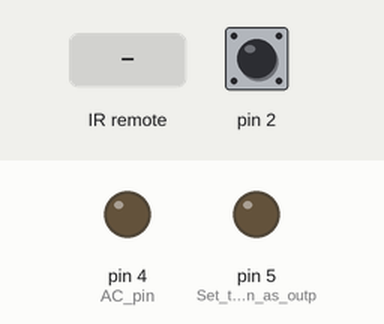
A sketch run on a simulated Arduino Uno, built with avr-gcc and run on an emulated ATmega328P. On the bench: output pins drawn as LEDs (lit = HIGH). Dashed ring = blinking. The test bench sets the inputs (shaded band); at power-on: pin 2 LOW.

Above: at 1.2 s.
1.3 s: pin 2 driven HIGH
At 1.7 s:
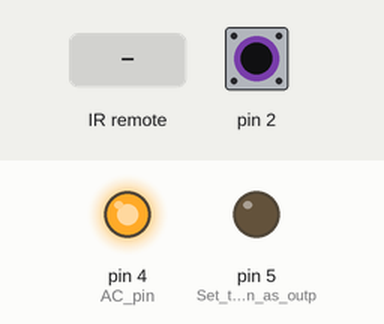
2.8 s: infrared code 0x1FE50AF received
At 3.7 s:
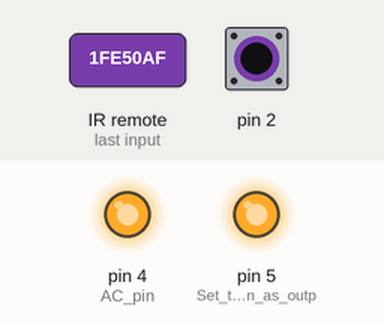
5.8 s: pin 2 pulsed LOW 5 times (0.12 s each, 0.3 s apart)
At 6.4 s:
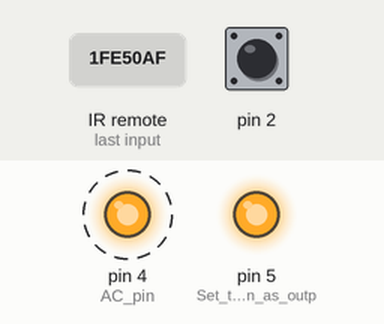
Timing chart, 0 to 8.8 s (numbered marks = the images above; inputs shaded):
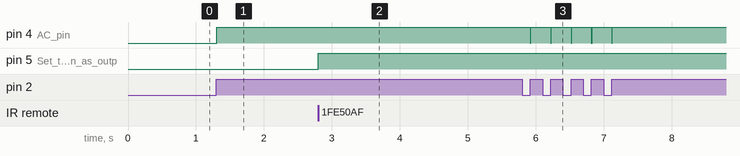

The sketch:

test12.ino
```cpp
/*AC Light Control

 Updated by Robert Twomey

 Changed zero-crossing detection to look for RISING edge rather
 than falling.  (originally it was only chopping the negative half
 of the AC wave form).

 Also changed the dim_check() to turn on the Triac, leaving it on
 until the zero_cross_detect() turn's it off.

 Adapted from sketch by Ryan McLaughlin
 http://www.arduino.cc/cgi-bin/yabb2/YaBB.pl?num=1230333861/30

 */
#include <IRremote.h>
#include  <TimerOne.h>          // Avaiable from http://www.arduino.cc/playground/Code/Timer1
#define button1 0x1FE50AF
#define plus 0x1FE609F
#define minus 0x1FEA05F

int RECV_PIN = 7;
int LEDStatus1=0;
int fan=0;

IRrecv irrecv(RECV_PIN);

decode_results results;

volatile int i=0;               // Variable to use as a counter volatile as it is in an interrupt
volatile boolean zero_cross=0;  // Boolean to store a "switch" to tell us if we have crossed zero
int AC_pin = 4;                // Output to Opto Triac
int dim = 128;                    // Dimming level (0-128)  0 = on, 128 = 0ff
int inc=1;                      // counting up or down, 1=up, -1=down

int freqStep = 75;    // This is the delay-per-brightness step in microseconds.
                      // For 60 Hz it should be 65
// It is calculated based on the frequency of your voltage supply (50Hz or 60Hz)
// and the number of brightness steps you want.
//
// Realize that there are 2 zerocrossing per cycle. This means
// zero crossing happens at 120Hz for a 60Hz supply or 100Hz for a 50Hz supply.

// To calculate freqStep divide the length of one full half-wave of the power
// cycle (in microseconds) by the number of brightness steps.
//
// (120 Hz=8333uS) / 128 brightness steps = 65 uS / brightness step
// (100Hz=10000uS) / 128 steps = 75uS/step

void setup() {                                      // Begin setup
  irrecv.enableIRIn();
  pinMode(AC_pin, OUTPUT);
  pinMode(5, OUTPUT);// Set the Triac pin as output
  attachInterrupt(0, zero_cross_detect, RISING);    // Attach an Interupt to Pin 2 (interupt 0) for Zero Cross Detection
  Timer1.initialize(freqStep);                      // Initialize TimerOne library for the freq we need
  Timer1.attachInterrupt(dim_check, freqStep);
  // Use the TimerOne Library to attach an interrupt
  // to the function we use to check to see if it is
  // the right time to fire the triac.  This function
  // will now run every freqStep in microseconds.
       digitalWrite(5,LOW);
   Serial.begin(9600);
}

void zero_cross_detect() {
  zero_cross = true;               // set the boolean to true to tell our dimming function that a zero cross has occured
  i=0;
  digitalWrite(AC_pin, LOW);       // turn off TRIAC (and AC)
}

// Turn on the TRIAC at the appropriate time
void dim_check() {
  if(zero_cross == true) {
    if(i>=dim) {
      digitalWrite(AC_pin, HIGH); // turn on light
      i=0;  // reset time step counter
      zero_cross = false; //reset zero cross detection
    }
    else {
      i++; // increment time step counter
    }
  }
}

void loop() {
  if (irrecv.decode(&results)) {
    switch(results.value){
       case button1:
        if(LEDStatus1==0){
          digitalWrite(5,HIGH);
          LEDStatus1=1;
        }
        else if(LEDStatus1==1){
          digitalWrite(5,LOW);
          LEDStatus1=0;
        }
        break;
        case plus:
        if(fan<4){
          fan+=1;
          Serial.println(fan);
          dim-=30;
        }
        break;
        case minus:
        if(fan>0){
          fan-=1;
          Serial.println(fan);
          dim+=30;
        }
        break;
    }
    irrecv.resume();
  }
}


 /*

    dim=6;
    Serial.println(dim);
    delay(1000);
    dim=50;
    Serial.println(dim);
    delay(1000);
    dim=80;
    Serial.println(dim);
    delay(1000);
    dim=128;
    Serial.println(dim);
    delay(1000);
  */
  /*delay(1000);
  dim=50;
  delay(1000);
  dim=10;
  delay(1000);*/
  /*
  digitalWrite(5,HIGH);
  //delay(18);
}*/
```

Measured:
- after the input at 1.3 s, pin 4 (AC_pin): LOW → HIGH at once
- after the input at 2.8 s, pin 5 (Set_the_Triac_pin_as_outp): LOW → HIGH at once
- after the input at 5.8 s, pin 4 (AC_pin): alternates HIGH for 0.29 s and LOW for 0.01 s, 10 changes in all, then stays HIGH, starting after 0.12 s
